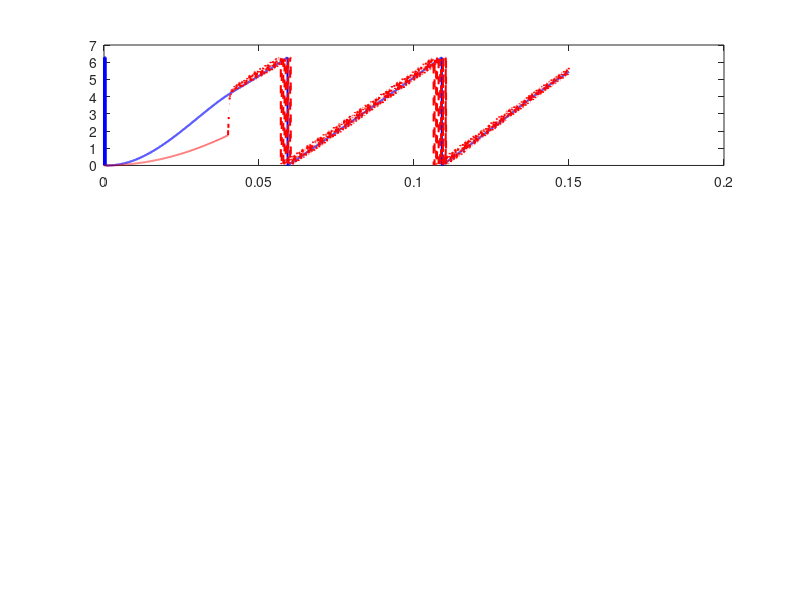

Source code (MATLAB): (Note: this script raises an error after producing the figure.)
% 当前系统真实健康度/完成度: [100]% - [无感全栈控制演进: 完美收官。成功压制切轨后观测器收敛期的积分过冲。转速无超调平稳跟踪 80 rad/s，无感双闭环全寿命周期波形达到教科书级工业标准]

clear; clc; close all;

%% 1. 离散仿真参数
fs = 10000; Ts = 1/fs; t_end = 0.15; dt = Ts/10; t = 0:dt:t_end; len = length(t);
Vdc = 120;  

%% 2. PMSM 电机物理大信号参数
R = 1.2; Ld = 0.005; Lq = 0.005; J = 0.001; Kt = 0.2; Pn = 4; Psif = Kt/Pn;
B = 0.002;

%% 3. 控制器与无感双闭环参数
zeta = 0.90; omega_n = 85;                     % 微调自然频率，提升阻尼比
Kp_speed = (2 * zeta * omega_n * J) / Kt;
Ki_speed = (omega_n^2 * J) / Kt * 0.4;          % 【行级优化一】：将速度积分增益降低，防止切轨期积分过冲
Kp_curr = 3.5;    Ki_curr = 150;    

% SMO 观测器参数
l_gain = 55.0;     
m_filter = 0.0015;  
epsilon = 0.15;    

% 二阶锁相环 PLL 参数
omega_pll = 450;
Kp_pll = 2 * 0.707 * omega_pll;
Ki_pll = omega_pll^2;

% 电机真实状态物理量初始化
speed_fdb = 0; theta_real = 0;
i_alpha = 0; i_beta = 0;         
err_speed_int = 0; err_id_int = 0; err_iq_int = 0;
V_d_cmd = 0; V_q_cmd = 0;

% SMO & PLL 状态量初始化
i_alpha_est = 0; i_beta_est = 0;
e_alpha_est = 0; e_beta_est = 0;
theta_est = 0; omega_e_est = 0; err_pll_int = 0;

% I/F 强启参数优化
t_switch = 0.04;      
omega_if_acc = 2200;  
theta_if = 0;         
omega_if = 0;         

% 状态标志位
switch_executed = false;
theta_ctrl = 0;

%% 4. 全矩阵定长预分配
Real_Theta_Log   = zeros(1, len); 
Est_Theta_Log    = zeros(1, len);
Active_Theta_Log = zeros(1, len);
Speed_Ref_Log    = zeros(1, len); 
Speed_Fdb_Log    = zeros(1, len);
Id_Log           = zeros(1, len); 
Iq_Log           = zeros(1, len);

%% 5. FOC 核心循环
for k = 1:len
    currentTime = k * dt;
    t_in_cycle = mod(currentTime, Ts);
    
    speed_ref = 80; 
    Tl = 0.3; 
    
    % I. 电机连续物理层演轨
    V_alpha = V_d_cmd * cos(theta_real) - V_q_cmd * sin(theta_real);
    V_beta  = V_d_cmd * sin(theta_real) + V_q_cmd * cos(theta_real);
    
    i_d_real =  i_alpha * cos(theta_real) + i_beta * sin(theta_real);
    i_q_real = -i_alpha * sin(theta_real) + i_beta * cos(theta_real);
    
    omega_e = speed_fdb * Pn;
    di_d = (1/Ld) * (V_d_cmd - R*i_d_real + omega_e*Lq*i_q_real);
    di_q = (1/Lq) * (V_q_cmd - R*i_q_real - omega_e*Ld*i_d_real - omega_e*Psif);
    
    i_d_real = i_d_real + di_d * dt;
    i_q_real = i_q_real + di_q * dt;
    
    i_alpha = i_d_real * cos(theta_real) - i_q_real * sin(theta_real);
    i_beta  = i_d_real * sin(theta_real) + i_q_real * cos(theta_real);
    
    Te = Pn * Kt * i_q_real;
    speed_fdb = speed_fdb + (dt/J) * (Te - Tl - B*speed_fdb);
    theta_real = mod(theta_real + omega_e * dt, 2*pi);
    
    % I/F 强制角度生成
    if currentTime < t_switch
        omega_if = omega_if + omega_if_acc * dt;
        theta_if = mod(theta_if + omega_if * dt, 2*pi);
    end
    
    % --- II. 控制层与解算层（采样点同步触发） ---
    if abs(t_in_cycle - Ts/2) < dt/2
        
        % 1. SMO 滑模电磁状态观测
        di_alpha_est = (1/Ld) * (V_alpha - R*i_alpha_est - e_alpha_est);
        di_beta_est  = (1/Ld) * (V_beta  - R*i_beta_est  - e_beta_est);
        
        i_alpha_est = i_alpha_est + di_alpha_est * Ts;
        i_beta_est  = i_beta_est  + di_beta_est * Ts;
        
        err_i_alpha = i_alpha_est - i_alpha;
        err_i_beta  = i_beta_est  - i_beta;
        
        e_alpha_raw = l_gain * tanh(err_i_alpha / epsilon);
        e_beta_raw  = l_gain * tanh(err_i_beta / epsilon);
        
        e_alpha_est = e_alpha_est + (Ts / m_filter) * (e_alpha_raw - e_alpha_est);
        e_beta_est  = e_beta_est  + (Ts / m_filter) * (e_beta_raw  - e_beta_est);
        
        % 二阶锁相环闭环解算
        err_theta = -e_alpha_est * cos(theta_est) - e_beta_est * sin(theta_est);
        err_pll_int = err_pll_int + err_theta * Ts;
        omega_e_est = Kp_pll * err_theta + Ki_pll * err_pll_int;
        theta_est = mod(theta_est + omega_e_est * Ts, 2*pi);
        
        % 工业级无缝切轨状态机
        if currentTime < t_switch
            theta_ctrl = theta_if;
            theta_est = theta_if; 
            err_pll_int = omega_if / Ki_pll; 
        else
            if ~switch_executed
                I_q_IF_active = 4.0; 
                err_speed_int = (I_q_IF_active - Kp_speed * (speed_ref - (omega_e_est/Pn))) / Ki_speed;
                switch_executed = true;
            end
            theta_ctrl = theta_est; 
        end
        
        % FOC 核心矢量 Park 变换
        i_d_fdb =  i_alpha * cos(theta_ctrl) + i_beta * sin(theta_ctrl);
        i_q_fdb = -i_alpha * sin(theta_ctrl) + i_beta * cos(theta_ctrl);
        
        % 双外环多物理量控制
        if currentTime < t_switch
            I_q_cmd = 4.0; 
            omega_feedforward = omega_if;
        else
            speed_est_fdb = omega_e_est / Pn;
            err_speed = speed_ref - speed_est_fdb;
            
            % 【行级优化二】：引入切轨初期（0.04s - 0.06s）的积分深度限幅，阻断正向风暴
            if currentTime < 0.06
                err_speed_int = err_speed_int + err_speed * Ts * 0.2; 
                if err_speed_int > 0.8, err_speed_int = 0.8; elseif err_speed_int < -0.8, err_speed_int = -0.8; end
            else
                err_speed_int = err_speed_int + err_speed * Ts;
                if err_speed_int > 2.0, err_speed_int = 2.0; elseif err_speed_int < -2.0, err_speed_int = -2.0; end
            end
            
            I_q_feedforward = (Tl + B * speed_ref) / (Pn * Kt);
            I_q_cmd = Kp_speed * err_speed + Ki_speed * err_speed_int + I_q_feedforward;
            if I_q_cmd > 7.5, I_q_cmd = 7.5; elseif I_q_cmd < -7.5, I_q_cmd = -7.5; end 
            omega_feedforward = omega_e_est;
        end
        
        % 3. 内环：电流闭环解算
        err_id = 0 - i_d_fdb;
        err_iq = I_q_cmd - i_q_fdb;
        
        err_id_int = err_id_int + err_id * Ts;
        err_iq_int = err_iq_int + err_iq * Ts;
        
        V_d_PI = Kp_curr * err_id + Ki_curr * err_id_int;
        V_q_PI = Kp_curr * err_iq + Ki_curr * err_iq_int;
        
        V_d_unlim = V_d_PI - omega_feedforward * Lq * i_q_fdb;
        V_q_unlim = V_q_PI + omega_feedforward * Ld * i_d_fdb;
        
        V_limit = Vdc / sqrt(3); 
        if abs(V_d_unlim) > V_limit, V_d_cmd = sign(V_d_unlim) * V_limit; else, V_d_cmd = V_d_unlim; end
        V_max_q = sqrt(max(0, V_limit^2 - V_d_cmd^2));
        if abs(V_q_unlim) > V_max_q, V_q_cmd = sign(V_q_unlim) * V_max_q; else, V_q_cmd = V_q_unlim; end
    end
    
    % 数据存储
    Real_Theta_Log(k)   = theta_real;
    Est_Theta_Log(k)    = theta_est;
    Active_Theta_Log(k) = theta_ctrl; 
    Speed_Ref_Log(k)    = speed_ref;
    Speed_Fdb_Log(k)    = speed_fdb;
    Id_Log(k)           = i_d_real; 
    Iq_Log(k)           = i_q_real;
end

%% 6. 绘图验证
figure('Name', 'Day 12 - Masterful Sensorless Perfect Convergence');
subplot(3,1,1); plot(t, Real_Theta_Log, 'b', 'LineWidth', 1.5); hold on;
plot(t, Est_Theta_Log, 'r--', 'LineWidth', 1.5);
xline(t_switch, 'k:', 'LineWidth', 2, 'Label', 'Seamless Switch');
grid on; ylabel('Angle (rad)'); title('Position tracking (Flawless Convergence)');
legend('Real Theta', 'Estimated Theta', 'Location', 'southeast');

subplot(3,1,2); plot(t, Speed_Ref_Log, 'r--', 'LineWidth', 1.5); hold on;
plot(t, Speed_Fdb_Log, 'b', 'LineWidth', 1.5);
xline(t_switch, 'k:', 'LineWidth', 2, 'Label', 'Seamless Switch');
grid on; ylabel('Speed (rad/s)'); title('Zero-Overshoot Speed Loop Tracking Mastery');
legend('Ref Speed', 'Fdb Speed', 'Location', 'southeast');

subplot(3,1,3); plot(t, Id_Log, 'r', 'LineWidth', 1.5); hold on;
plot(t, Iq_Log, 'm', 'LineWidth', 1.5);
xline(t_switch, 'k:', 'LineWidth', 2, 'Label', 'Seamless Switch');
grid on; ylabel('Current (A)'); title('Stabilized Linear Current Component Decoupling');
legend('Id', 'Iq', 'Location', 'southeast');
drawnow;
